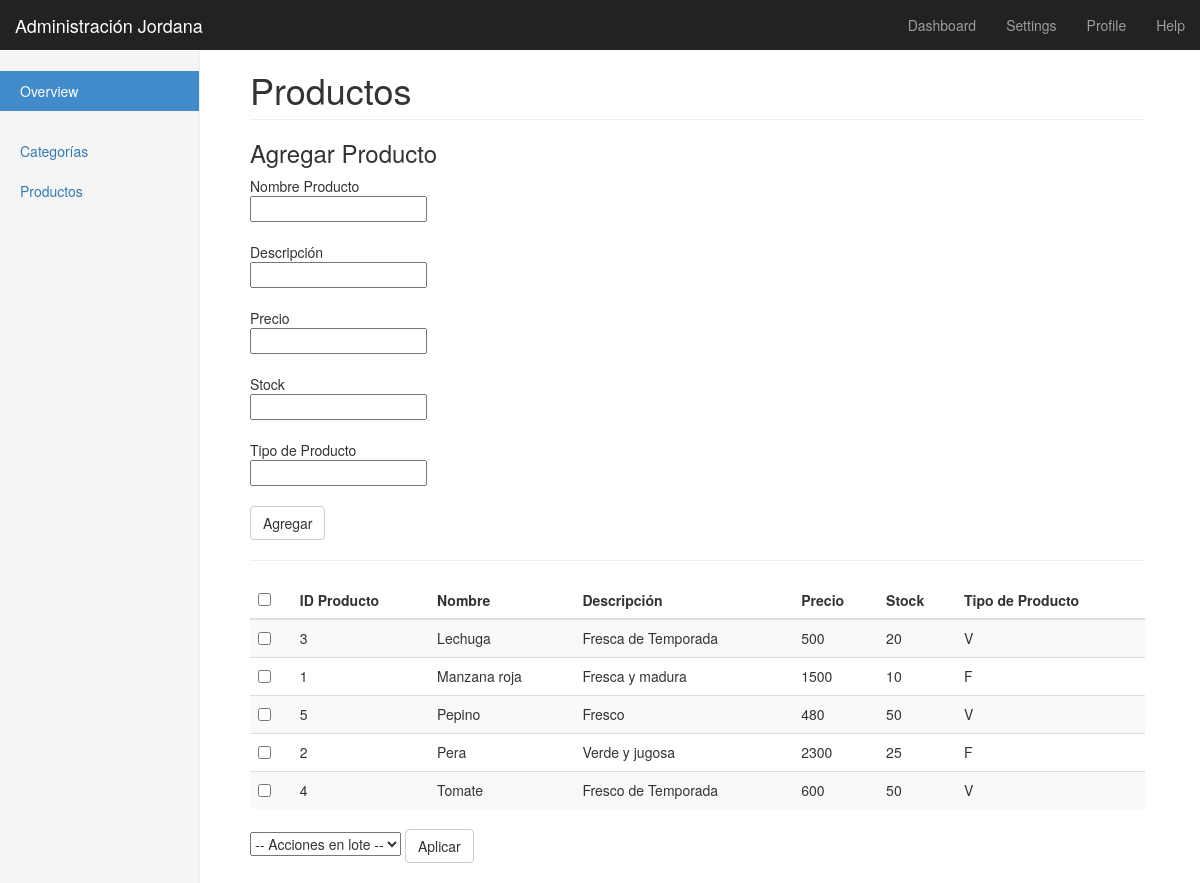
Page /admin/productos.php on the earlier database version.
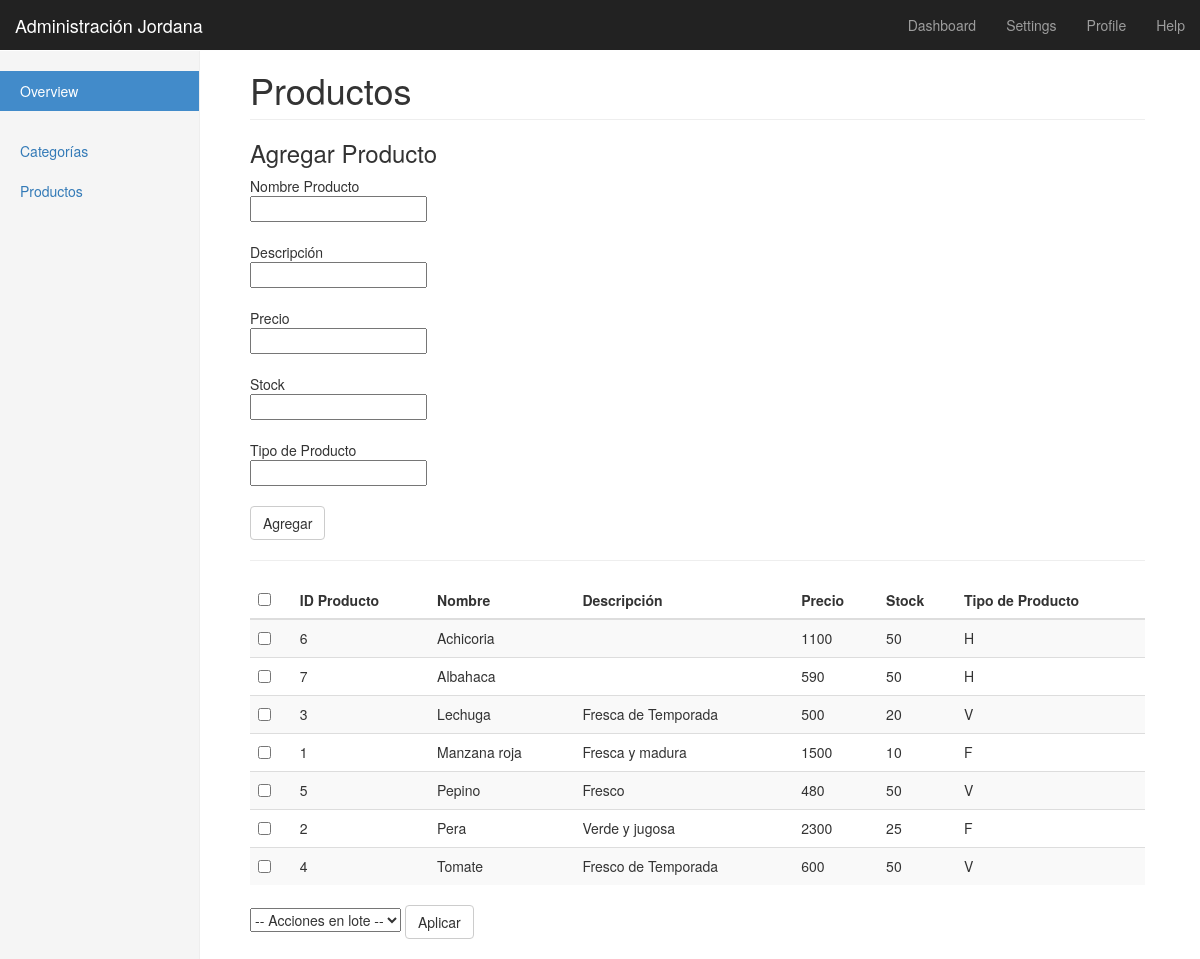
Same page on the later database version.
### tables this page shows
CREATE TABLE IF NOT EXISTS `producto` (
  `idProducto` int(11) NOT NULL,
  `nombreProducto` varchar(60) NOT NULL,
  `descripcionProducto` varchar(45) NOT NULL,
  `precioProducto` int(11) NOT NULL,
  `stockProducto` int(11) NOT NULL,
  `tipoProducto` char(1) DEFAULT NULL,
  `imagen` blob NOT NULL
);

### clases/Producto.php (called while the page is built, shortened)
<?php
class Producto{
    private $idProducto;
    private $nombreProducto;
    private $descripcionProducto;
    private $precioProducto;
    private $stockProducto;
    private $tipoProducto;
    private $querysel;
    function getIdProducto() {
        return $this->idProducto;
    }
    function getNombreProducto() {
        return $this->nombreProducto;
    }
    function getDescripcionProducto() {
        return $this->descripcionProducto;
    }
    function getPrecioProducto() {
        return $this->precioProducto;
    }
    function getStockProducto() {
        return $this->stockProducto;
    }
    function getTipoProducto() {
        return $this->tipoProducto;
    }
    function __construct($id= NULL, $nombre = NULL, $descripcion = NULL, $precio = NULL, $stock = NULL, $tipo = NULL) {
        $this->idProducto = $id;
        $this->nombreProducto = $nombre;
        $this->descripcionProducto = $descripcion;
        $this->precioProducto = $precio;
        $this->stockProducto = $stock;
        $this->tipoProducto = $tipo;
    }
    function SeleccionaProd(){
        if (!$this->querysel){
        $db=dbconnect();
            $sqlsel="select idProducto,nombreProducto, descripcionProducto,precioProducto,stockProducto, tipoProducto
            from producto order by nombreProducto";
            $this->querysel=$db->prepare($sqlsel);
            $this->querysel->execute();
        }
        $registro = $this->querysel->fetch();
        if ($registro){
            return new self($registro['idProducto'], $registro['nombreProducto'], $registro['descripcionProducto'], $registro['precioProducto'],$registro['stockProducto'],$registro['tipoProducto']);
        }
        else {
            return false;
        }
    }
}
?>

### admin/productos.php (the view, shortened to what the changed rows need)
<!DOCTYPE html>
<html lang="es">
  <head>
    <link href="bootstrap.min.css" rel="stylesheet">
    <link href="dashboard.css" rel="stylesheet">
  </head>
  <body>
    <nav class="navbar navbar-inverse navbar-fixed-top">
      <div class="container-fluid">
        <div class="navbar-header">
          <a class="navbar-brand" href="#">Administración Jordana</a>
        </div>
      </div>
    </nav>
    <div class="container-fluid">
        <div class="col-sm-9 col-sm-offset-3 col-md-10 col-md-offset-2 main">
          <h1 class="page-header">Productos</h1>
          <?php include("../clases/Producto.php"); ?>
          <form action="accProducto.php" method="POST">
          	<div class="table-responsive">
		        <table class="table table-striped">
		          	<thead>
			          	<tr>
			          		<th>
							    <input type="checkbox" id="select_all">
			          		</th>
			          		<th>
				          		ID Producto
				          	</th>
				          	<th>
				          		Nombre
				          	</th>
				          	<th>
				          		Descripción
				          	</th>
                                                <th>
				          		Precio
				          	</th>
                                                <th>
				          		Stock
				          	</th>
                                                <th>
				          		Tipo de Producto
				          	</th>
			          	</tr>
		          	</thead>
		          	<tbody>
		          	<?php
			          	$productos = new Producto();
			          	while($prod = $productos->SeleccionaProd()){
		          	?>
		          	<tr>
		          		<td>
		          			<input type="checkbox" class="checkboxCat" name="producto_seleccionado[]" value="<?=$prod->getIdProducto()?>" />
		          		</td>
			          	<td>
			          		<?=$prod->getIdProducto()?>
			          	</td>
			          	<td>
			          		<?=$prod->getNombreProducto()?>
			          	</td>
			          	<td>
			          		<?=$prod->getDescripcionProducto()?>
			          	</td>
                                        <td>
			          		<?=$prod->getPrecioProducto()?>
			          	</td>
			          	<td>
			          		<?=$prod->getStockProducto()?>
			          	</td>
			          	<td>
			          		<?=$prod->getTipoProducto()?>
			          	</td>
		          	</tr>
		          	<?php }?>
		          	</tbody>
		          </table>
		          </div>
		      </form>
          </div>
          <br/>
       </div>
  </body>
</html>

Differences in the rows shown:
added producto: idProducto "6", nombreProducto "Achicoria", precioProducto "1100", stockProducto "50", tipoProducto "H"
added producto: idProducto "7", nombreProducto "Albahaca", precioProducto "590", stockProducto "50", tipoProducto "H"
